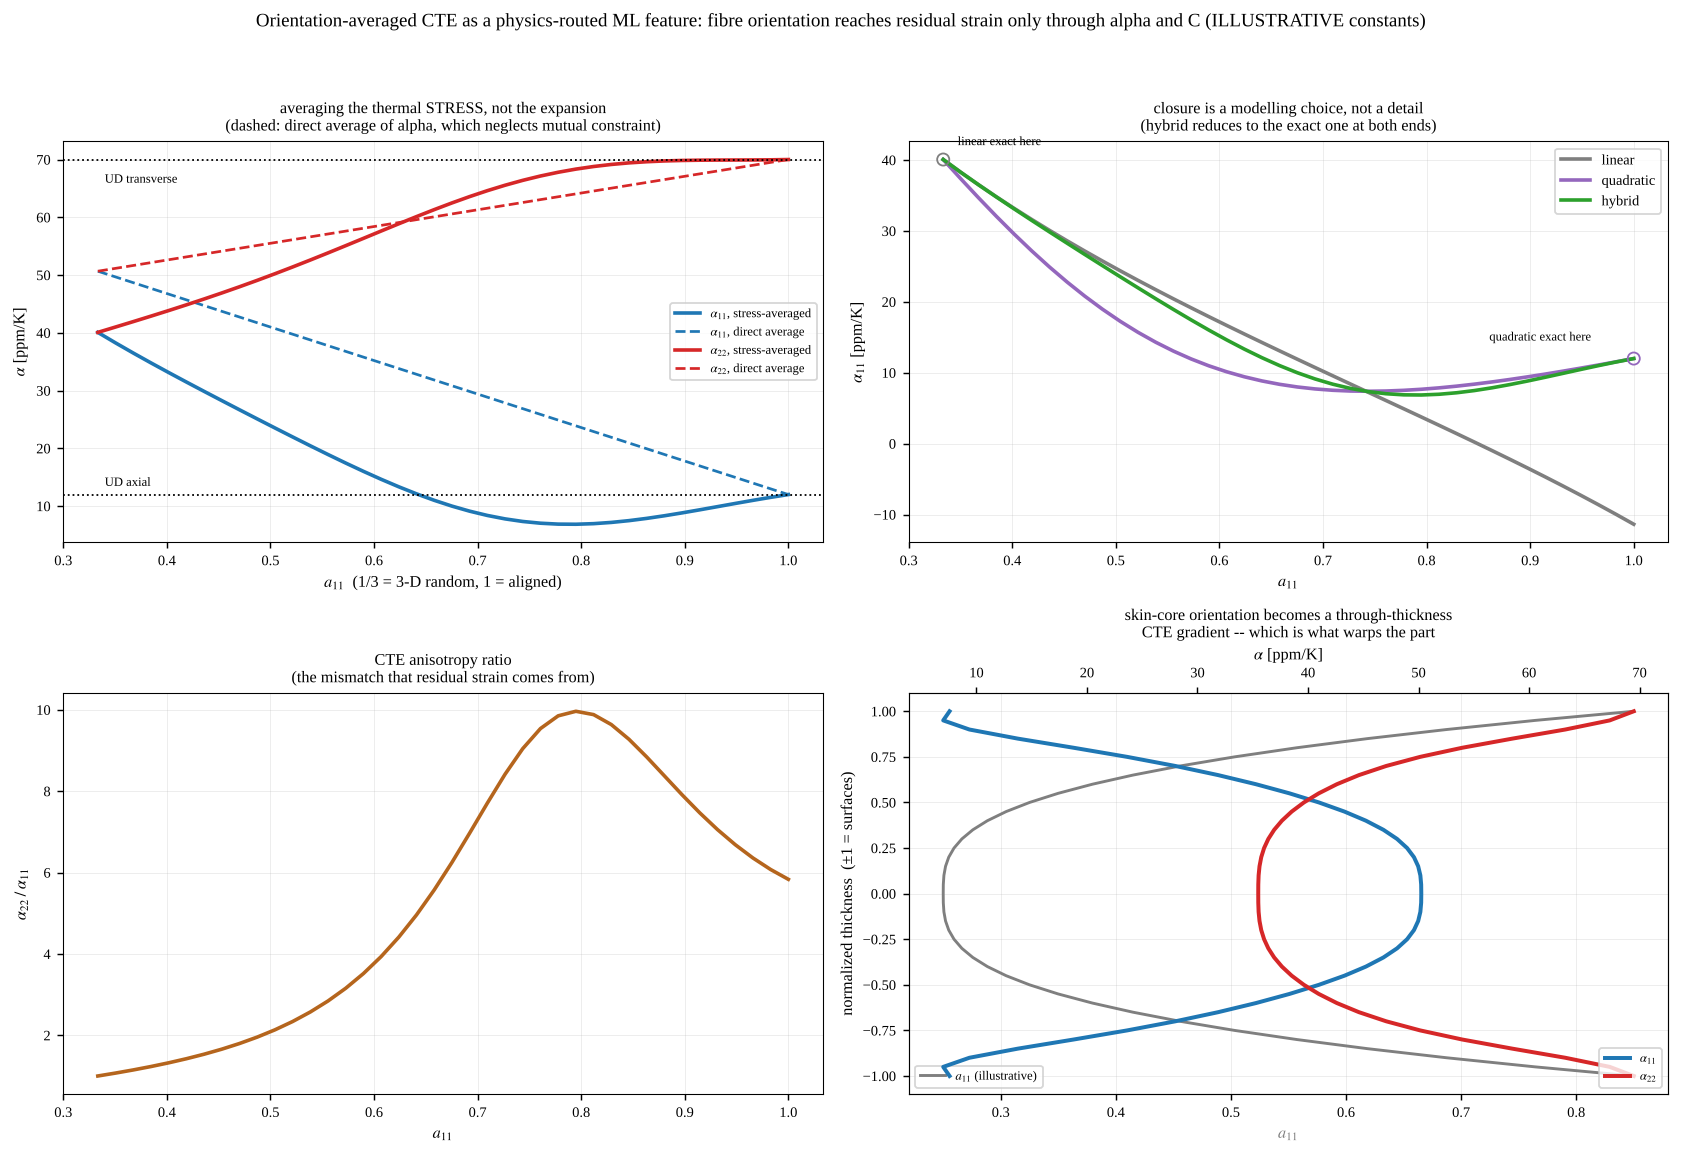

This figure's Python source:
"""fiber_orientation_cte.py — ORIENTATION-AVERAGED thermal expansion alpha_ij from the
Advani-Tucker fibre orientation tensor a_ij, for the Denso residual-strain theme
(research/DENSO_RA_RESIDUAL_STRAIN.md, research/FIBER_ORIENTATION_TENSOR.md).

Why this and not a_ij directly: the ML target is RESIDUAL STRAIN, and fibre orientation
reaches residual strain only THROUGH the anisotropic thermal expansion and stiffness --
the strain is the mismatch between anisotropic shrinkage and constraint. So alpha_ij(a)
is the physics-routed feature proposed as the contrast to feeding raw a_ij components
(FIBER_ORIENTATION_TENSOR.md section 4d/5).

*** The one thing it is easy to get wrong ***
alpha is a second-order tensor, so it is tempting to orientation-average it directly as
    <alpha_ij> = (alpha_L - alpha_T) a_ij + alpha_T delta_ij.
That is WRONG for a composite. Differently-oriented domains CONSTRAIN each other, so the
effective expansion is not the average of the local expansions. The thermal STRESS tensor
beta = C:alpha is what averages, and the expansion follows from inverting the averaged
stiffness:
    <beta_ij> = (beta_L - beta_T) a_ij + beta_T delta_ij        (2nd-order average)
    <C_ijkl>  = Advani-Tucker 4th-order average (needs a_ijkl)
    <alpha>   = <C>^-1 : <beta>
This module computes both and reports the gap, because the naive route is a plausible
mistake to make and the difference is not small.

Closure: <C> needs the 4th-order a_ijkl, which the 2nd-order tensor does not determine --
the closure problem. Three classical closures are implemented and compared, since the
choice is a real modelling decision, not an implementation detail:
  linear     exact at the ISOTROPIC (3-D random) state, wrong when aligned,
  quadratic  a_ijkl = a_ij a_kl -- exact when perfectly ALIGNED, wrong when random,
  hybrid     f*quadratic + (1-f)*linear with f = 1 - 27 det(a), so it reduces to the
             exact one at BOTH limits (f=0 at random, f=1 at aligned).

Validated (each closure checked where it is supposed to be exact):
  V1 perfectly aligned -> recovers the UD alpha exactly (quadratic, hybrid),
  V2 3-D random -> alpha is ISOTROPIC, off-diagonals zero and diagonals equal
     (a symmetry check on the implementation, satisfied by every closure),
  V3 <alpha> is symmetric for every state tested,
  V4 planar-random -> transversely isotropic in the plane,
  V5 the Advani-Tucker <C> average reproduces the UD stiffness when fully aligned.

Honest scope: this is the VOIGT-type (uniform-strain) estimate -- <C> is a stiffness
upper bound, so <alpha> is an estimate, not an exact effective property; Mori-Tanaka with
orientation averaging would be the next step up. Material constants are ILLUSTRATIVE
short-glass/PA-like values, NOT calibrated to any Denso material. Linear thermoelasticity,
no crystallinity coupling yet (the other input in the Denso spec), temperature-independent
constants. Physics leads; this produces a FEATURE for the ML layer, not a prediction.

Run:  python3 fiber_orientation_cte.py        (writes fiber_orientation_cte.png)
      python3 fiber_orientation_cte.py --help
"""
from __future__ import annotations

import argparse

import numpy as np

SEED = 20261102
# ---- ILLUSTRATIVE unidirectional (perfectly aligned) properties, short-GF/PA-like ----
E_L, E_T = 30.0e9, 8.0e9       # axial / transverse modulus [Pa]
NU_LT, NU_TT = 0.33, 0.42      # major / transverse-plane Poisson
G_LT = 3.0e9                   # axial shear modulus [Pa]
A_L, A_T = 12.0e-6, 70.0e-6    # axial / transverse CTE [1/K]  (fibre- vs matrix-dominated)

VOIGT = [(0, 0), (1, 1), (2, 2), (1, 2), (0, 2), (0, 1)]   # 11,22,33,23,13,12
I3 = np.eye(3)


# ----------------------------------------------------------------- UD properties ----
def ud_stiffness(EL=E_L, ET=E_T, nuLT=NU_LT, nuTT=NU_TT, GLT=G_LT):
    """Transversely isotropic UD stiffness, 6x6 Voigt, fibre along axis 1."""
    G23 = ET / (2.0 * (1.0 + nuTT))
    S = np.zeros((6, 6))
    S[0, 0] = 1.0 / EL
    S[1, 1] = S[2, 2] = 1.0 / ET
    S[0, 1] = S[1, 0] = S[0, 2] = S[2, 0] = -nuLT / EL
    S[1, 2] = S[2, 1] = -nuTT / ET
    S[3, 3] = 1.0 / G23
    S[4, 4] = S[5, 5] = 1.0 / GLT
    return np.linalg.inv(S)


def voigt_to_tensor4(Cv):
    """6x6 Voigt stiffness -> 3x3x3x3 (stiffness convention: no factors on C)."""
    C = np.zeros((3, 3, 3, 3))
    for I, (i, j) in enumerate(VOIGT):
        for J, (k, l) in enumerate(VOIGT):
            v = Cv[I, J]
            for (a, b) in {(i, j), (j, i)}:
                for (c, d) in {(k, l), (l, k)}:
                    C[a, b, c, d] = v
    return C


def tensor4_to_voigt(C):
    return np.array([[C[i, j, k, l] for (k, l) in VOIGT] for (i, j) in VOIGT])


# ----------------------------------------------------------------------- closures ----
def closure_linear(a):
    """Exact at the isotropic state a = I/3."""
    d = I3
    t1 = np.einsum("ij,kl->ijkl", d, d) + np.einsum("ik,jl->ijkl", d, d) \
        + np.einsum("il,jk->ijkl", d, d)
    t2 = (np.einsum("ij,kl->ijkl", a, d) + np.einsum("kl,ij->ijkl", a, d)
          + np.einsum("ik,jl->ijkl", a, d) + np.einsum("il,jk->ijkl", a, d)
          + np.einsum("jl,ik->ijkl", a, d) + np.einsum("jk,il->ijkl", a, d))
    return -t1 / 35.0 + t2 / 7.0


def closure_quadratic(a):
    """Exact for a perfectly aligned state."""
    return np.einsum("ij,kl->ijkl", a, a)


def closure_hybrid(a):
    """f*quadratic + (1-f)*linear, f = 1 - 27 det(a): exact at BOTH limits."""
    f = 1.0 - 27.0 * np.linalg.det(a)
    f = min(max(f, 0.0), 1.0)
    return f * closure_quadratic(a) + (1.0 - f) * closure_linear(a)


CLOSURES = {"linear": closure_linear, "quadratic": closure_quadratic,
            "hybrid": closure_hybrid}


# ------------------------------------------------------------ orientation averaging --
def orient_avg_stiffness(Cud_v, a, closure="hybrid"):
    """Advani-Tucker orientation average of a transversely isotropic stiffness."""
    C11, C22, C12, C23 = Cud_v[0, 0], Cud_v[1, 1], Cud_v[0, 1], Cud_v[1, 2]
    C66 = Cud_v[5, 5]                                   # axial shear (1-2 plane)
    B1 = C11 + C22 - 2.0 * C12 - 4.0 * C66
    B2 = C12 - C23
    B3 = C66 + 0.5 * (C23 - C22)
    B4 = C23
    B5 = 0.5 * (C22 - C23)
    a4 = CLOSURES[closure](a)
    d = I3
    C = (B1 * a4
         + B2 * (np.einsum("ij,kl->ijkl", a, d) + np.einsum("kl,ij->ijkl", a, d))
         + B3 * (np.einsum("ik,jl->ijkl", a, d) + np.einsum("il,jk->ijkl", a, d)
                 + np.einsum("jl,ik->ijkl", a, d) + np.einsum("jk,il->ijkl", a, d))
         + B4 * np.einsum("ij,kl->ijkl", d, d)
         + B5 * (np.einsum("ik,jl->ijkl", d, d) + np.einsum("il,jk->ijkl", d, d)))
    return tensor4_to_voigt(C)


def orient_avg_cte(a, closure="hybrid", Cud_v=None, aL=A_L, aT=A_T):
    """<alpha> = <C>^-1 : <beta>, the CORRECT route. Returns (alpha_3x3, <C>_6x6)."""
    if Cud_v is None:
        Cud_v = ud_stiffness()
    alpha_ud = np.array([aL, aT, aT, 0.0, 0.0, 0.0])        # strain-like Voigt
    beta_ud = Cud_v @ alpha_ud                              # stress-like Voigt
    betaL, betaT = beta_ud[0], beta_ud[1]
    beta_avg = (betaL - betaT) * a + betaT * I3             # 2nd-order average
    Cavg = orient_avg_stiffness(Cud_v, a, closure)
    bv = np.array([beta_avg[i, j] for (i, j) in VOIGT])     # stress-like -> no 2x
    x = np.linalg.solve(Cavg, bv)                           # strain-like (engineering)
    alpha = np.array([[x[0], x[5] / 2, x[4] / 2],
                      [x[5] / 2, x[1], x[3] / 2],
                      [x[4] / 2, x[3] / 2, x[2]]])
    return alpha, Cavg


def naive_avg_cte(a, aL=A_L, aT=A_T):
    """The WRONG-but-tempting direct 2nd-order average of alpha, for comparison."""
    return (aL - aT) * a + aT * I3


# ------------------------------------------------------------------ orientation states
def uniaxial_state(a11):
    """a = diag(a11, (1-a11)/2, (1-a11)/2): 1/3 = 3-D random, 1 = fully aligned."""
    r = (1.0 - a11) / 2.0
    return np.diag([a11, r, r])


STATE_RANDOM3D = np.diag([1 / 3, 1 / 3, 1 / 3])
STATE_PLANAR = np.diag([0.5, 0.5, 0.0])
STATE_ALIGNED = np.diag([1.0, 0.0, 0.0])


def skin_core_profile(n=41, a_skin=0.85, a_core=0.25):
    """ILLUSTRATIVE through-thickness a11: aligned skin, transverse-leaning core."""
    z = np.linspace(-1.0, 1.0, n)
    a11 = a_core + (a_skin - a_core) * np.abs(z) ** 3
    return z, a11


# ------------------------------------------------------------------------------ main
def main():
    ap = argparse.ArgumentParser(description=__doc__,
                                 formatter_class=argparse.RawDescriptionHelpFormatter)
    ap.add_argument("--closure", default="hybrid", choices=sorted(CLOSURES))
    ap.add_argument("--out", default="fiber_orientation_cte.png")
    args = ap.parse_args()
    np.random.seed(SEED)
    Cud = ud_stiffness()

    print("=== orientation-averaged CTE from the Advani-Tucker tensor ===")
    print(f"UD (ILLUSTRATIVE): E_L {E_L/1e9:.0f} / E_T {E_T/1e9:.0f} GPa, "
          f"alpha_L {A_L*1e6:.0f} / alpha_T {A_T*1e6:.0f} ppm/K")

    # V5 / V1: the averages must be exact where the closure is exact
    Cal = orient_avg_stiffness(Cud, STATE_ALIGNED, "quadratic")
    print(f"[V5] aligned, quadratic closure: max|<C> - C_UD| = "
          f"{np.max(np.abs(Cal - Cud)):.3e} Pa (should be ~0)")
    for cl in ("quadratic", "hybrid"):
        al, _ = orient_avg_cte(STATE_ALIGNED, cl, Cud)
        err = max(abs(al[0, 0] - A_L), abs(al[1, 1] - A_T))
        print(f"[V1] aligned, {cl:9s}: alpha = diag({al[0,0]*1e6:6.2f}, {al[1,1]*1e6:6.2f}, "
              f"{al[2,2]*1e6:6.2f}) ppm/K, err vs UD {err*1e6:.2e} ppm/K")
    al_lin, _ = orient_avg_cte(STATE_ALIGNED, "linear", Cud)
    print(f"[V1] aligned, linear   : alpha_11 {al_lin[0,0]*1e6:6.2f} ppm/K "
          f"-- NOT exact, as expected (linear closure is exact at isotropy, not alignment)")

    # V2 / V3 / V4: symmetry of the result
    for name, st in (("3-D random", STATE_RANDOM3D), ("planar random", STATE_PLANAR)):
        a_avg, _ = orient_avg_cte(st, args.closure, Cud)
        off = np.max(np.abs(a_avg - np.diag(np.diag(a_avg))))
        sym = np.max(np.abs(a_avg - a_avg.T))
        print(f"[V2/V4] {name:13s}: alpha = diag({a_avg[0,0]*1e6:6.2f}, "
              f"{a_avg[1,1]*1e6:6.2f}, {a_avg[2,2]*1e6:6.2f}) ppm/K | "
              f"max off-diag {off*1e6:.1e} | asymmetry {sym*1e6:.1e}")
    iso = orient_avg_cte(STATE_RANDOM3D, args.closure, Cud)[0]
    spread = np.max(np.diag(iso)) - np.min(np.diag(iso))
    print(f"[V2] 3-D random isotropy: diagonal spread {spread*1e6:.2e} ppm/K (should be ~0)")

    # the point of the module: correct vs naive
    print("\n--- correct (<C>^-1:<beta>) vs NAIVE direct average of alpha ---")
    print(" a11   alpha11_correct  alpha11_naive   diff      alpha22_correct  alpha22_naive")
    for a11 in (1 / 3, 0.5, 0.7, 0.9, 1.0):
        st = uniaxial_state(a11)
        ac, _ = orient_avg_cte(st, args.closure, Cud)
        an = naive_avg_cte(st)
        print(f"{a11:5.2f}   {ac[0,0]*1e6:9.2f}      {an[0,0]*1e6:9.2f}   "
              f"{(an[0,0]-ac[0,0])*1e6:+7.2f}      {ac[1,1]*1e6:9.2f}      {an[1,1]*1e6:9.2f}")
    st = uniaxial_state(0.7)
    ac = orient_avg_cte(st, args.closure, Cud)[0][0, 0]
    an = naive_avg_cte(st)[0, 0]
    print(f"  -> at a11=0.7 the naive route is off by {100*(an-ac)/ac:+.0f}% in alpha_11: "
          "the constraint between differently-oriented domains is not a small correction.")

    # closure sensitivity
    print("\n--- closure sensitivity (alpha_11 [ppm/K]) ---")
    print(" a11    linear  quadratic    hybrid   spread")
    for a11 in (1 / 3, 0.5, 0.7, 0.9, 1.0):
        st = uniaxial_state(a11)
        vals = [orient_avg_cte(st, c, Cud)[0][0, 0] * 1e6 for c in
                ("linear", "quadratic", "hybrid")]
        print(f"{a11:5.2f}  {vals[0]:8.2f}  {vals[1]:9.2f}  {vals[2]:8.2f}  "
              f"{max(vals)-min(vals):7.2f}")
    print("  -> the closure is a real modelling choice, not a detail: it moves alpha_11 by")
    print("     several ppm/K at intermediate alignment, which is where real parts sit.")

    _plot(args.out, Cud, args.closure)
    print(f"\nwrote {args.out}")


def _plot(out, Cud, closure):
    import matplotlib
    matplotlib.use("Agg")
    import os, shutil, sys
    sys.path.insert(0, os.path.join(os.path.dirname(os.path.abspath(__file__)),
                                    "slides", "figure_sources"))
    try:                                   # repo convention: thesis_style, graceful fallback
        from thesis_style import use
        use(width_frac=1.0, aspect=0.45)
        if shutil.which("latex") is None:          # no TeX: Times-compatible text + STIX math
            matplotlib.rcParams["text.usetex"] = False
            matplotlib.rcParams["font.family"] = "serif"
            matplotlib.rcParams["font.serif"] = ["Times New Roman", "Liberation Serif",
                                                 "STIXGeneral", "DejaVu Serif"]
            matplotlib.rcParams["mathtext.fontset"] = "stix"
    except Exception:
        pass
    import matplotlib.pyplot as plt
    fig, ax = plt.subplots(2, 2, figsize=(13, 9))

    a11s = np.linspace(1 / 3, 1.0, 40)
    cor = np.array([orient_avg_cte(uniaxial_state(v), closure, Cud)[0] for v in a11s])
    nai = np.array([naive_avg_cte(uniaxial_state(v)) for v in a11s])

    # (a) correct vs naive
    a = ax[0, 0]
    a.plot(a11s, cor[:, 0, 0] * 1e6, "-", color="#1f77b4", lw=2, label=r"$\alpha_{11}$, stress-averaged")
    a.plot(a11s, nai[:, 0, 0] * 1e6, "--", color="#1f77b4", lw=1.5, label=r"$\alpha_{11}$, direct average")
    a.plot(a11s, cor[:, 1, 1] * 1e6, "-", color="#d62728", lw=2, label=r"$\alpha_{22}$, stress-averaged")
    a.plot(a11s, nai[:, 1, 1] * 1e6, "--", color="#d62728", lw=1.5, label=r"$\alpha_{22}$, direct average")
    a.axhline(A_L * 1e6, color="k", ls=":", lw=1); a.axhline(A_T * 1e6, color="k", ls=":", lw=1)
    a.text(0.34, A_L * 1e6 + 1.5, "UD axial", fontsize=7)
    a.text(0.34, A_T * 1e6 - 4, "UD transverse", fontsize=7)
    a.set_xlabel(r"$a_{11}$  (1/3 = 3-D random, 1 = aligned)")
    a.set_ylabel(r"$\alpha$ [ppm/K]")
    a.set_title("averaging the thermal STRESS, not the expansion\n"
                "(dashed: direct average of alpha, which neglects mutual constraint)")
    a.legend(fontsize=7); a.grid(True, alpha=0.3)

    # (b) closure sensitivity
    b = ax[0, 1]
    for cl, col in zip(("linear", "quadratic", "hybrid"), ("#7f7f7f", "#9467bd", "#2ca02c")):
        v = [orient_avg_cte(uniaxial_state(x), cl, Cud)[0][0, 0] * 1e6 for x in a11s]
        b.plot(a11s, v, "-", color=col, lw=2, label=cl)
    b.scatter([1 / 3], [orient_avg_cte(STATE_RANDOM3D, "linear", Cud)[0][0, 0] * 1e6],
              marker="o", s=45, facecolor="none", edgecolor="#7f7f7f", zorder=5)
    b.scatter([1.0], [A_L * 1e6], marker="o", s=45, facecolor="none",
              edgecolor="#9467bd", zorder=5)
    b.annotate("linear exact here", (1 / 3, orient_avg_cte(STATE_RANDOM3D, "linear", Cud)[0][0, 0] * 1e6),
               textcoords="offset points", xytext=(8, 8), fontsize=7)
    b.annotate("quadratic exact here", (1.0, A_L * 1e6),
               textcoords="offset points", xytext=(-80, 10), fontsize=7)
    b.set_xlabel(r"$a_{11}$"); b.set_ylabel(r"$\alpha_{11}$ [ppm/K]")
    b.set_title("closure is a modelling choice, not a detail\n(hybrid reduces to the exact one at both ends)")
    b.legend(fontsize=8); b.grid(True, alpha=0.3)

    # (c) anisotropy ratio -- what actually drives residual strain
    c = ax[1, 0]
    c.plot(a11s, cor[:, 1, 1] / cor[:, 0, 0], "-", color="#b5651d", lw=2)
    c.set_xlabel(r"$a_{11}$"); c.set_ylabel(r"$\alpha_{22}\,/\,\alpha_{11}$")
    c.set_title("CTE anisotropy ratio\n(the mismatch that residual strain comes from)")
    c.grid(True, alpha=0.3)

    # (d) skin-core profile carried through to alpha
    d = ax[1, 1]; d2 = d.twiny()
    z, a11z = skin_core_profile()
    az = np.array([orient_avg_cte(uniaxial_state(v), closure, Cud)[0] for v in a11z])
    d.plot(a11z, z, "-", color="#7f7f7f", lw=1.6, label=r"$a_{11}$ (illustrative)")
    d2.plot(az[:, 0, 0] * 1e6, z, "-", color="#1f77b4", lw=2.2, label=r"$\alpha_{11}$")
    d2.plot(az[:, 1, 1] * 1e6, z, "-", color="#d62728", lw=2.2, label=r"$\alpha_{22}$")
    d.set_ylabel("normalized thickness  (±1 = surfaces)")
    d.set_xlabel(r"$a_{11}$", color="#7f7f7f"); d2.set_xlabel(r"$\alpha$ [ppm/K]")
    d.set_title("skin-core orientation becomes a through-thickness\nCTE gradient -- which is what warps the part")
    d.legend(fontsize=7, loc="lower left"); d2.legend(fontsize=7, loc="lower right")
    d.grid(True, alpha=0.3)

    fig.suptitle("Orientation-averaged CTE as a physics-routed ML feature: fibre orientation "
                 "reaches residual strain only through alpha and C (ILLUSTRATIVE constants)",
                 fontsize=10.5)
    fig.tight_layout(rect=[0, 0, 1, 0.95])
    fig.savefig(out, dpi=130)


if __name__ == "__main__":
    main()
